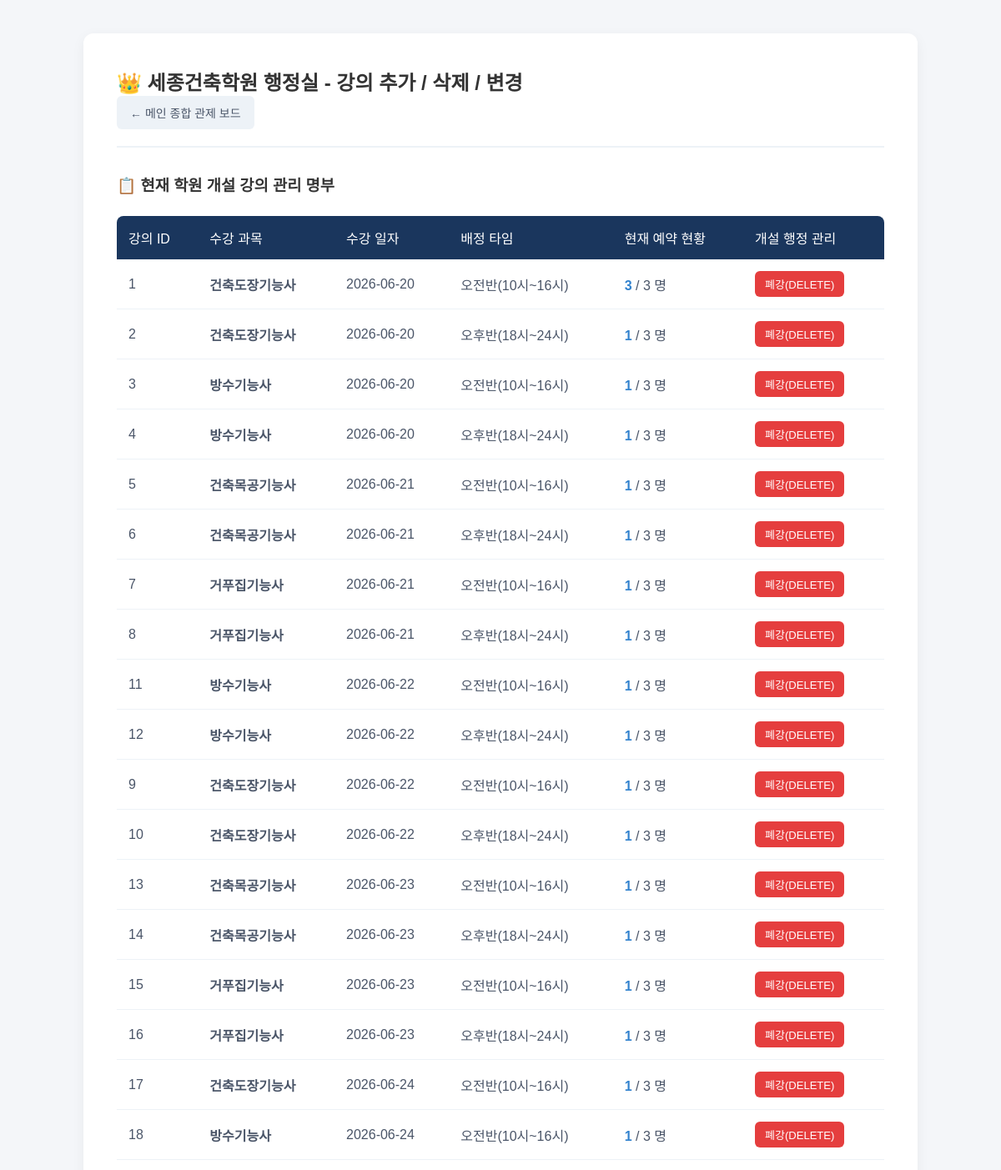
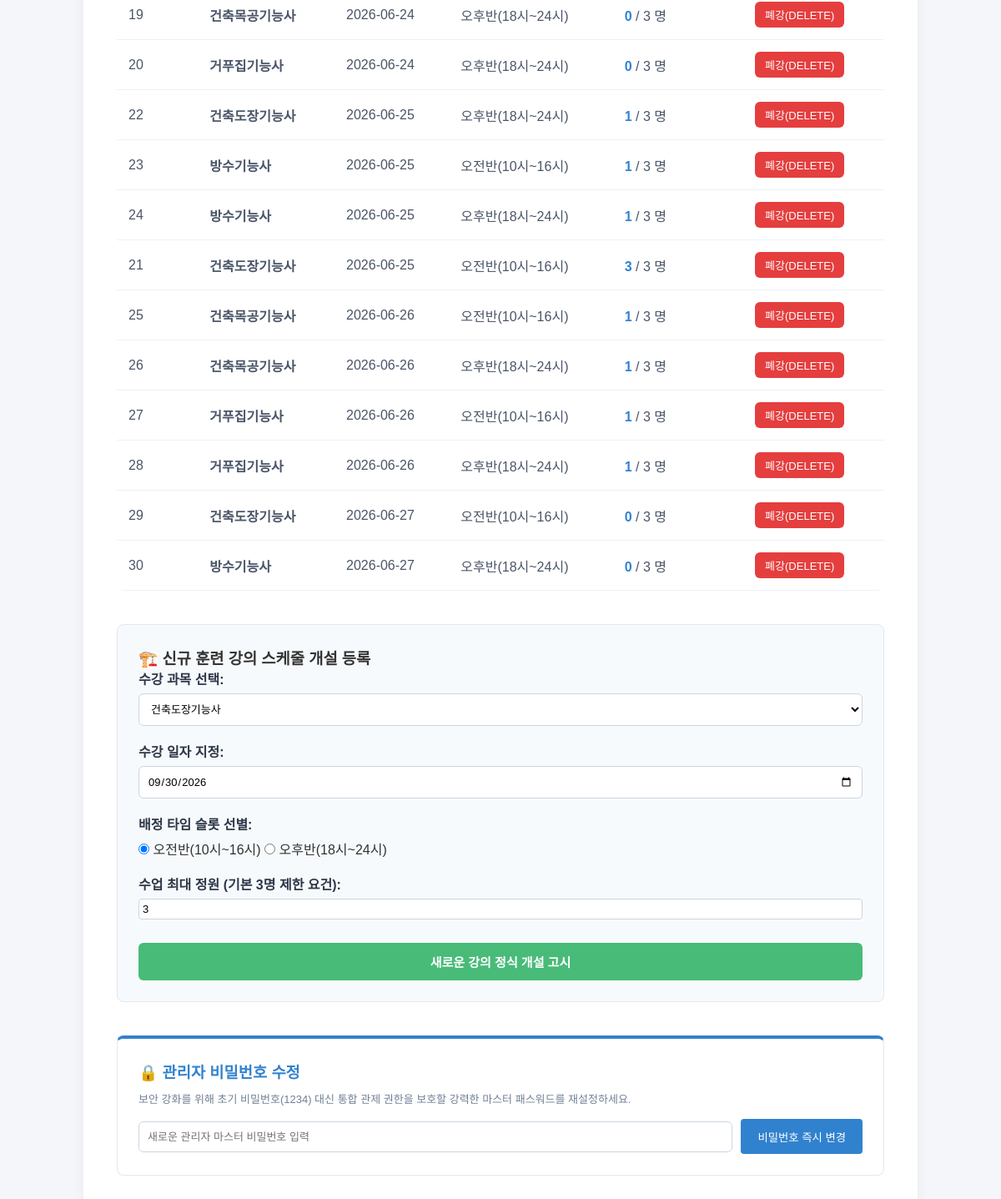
The page /admin_page.php (signed in) on the database its author committed (2 pictures, top to bottom).
### tables this page shows
CREATE TABLE `classes` (
  `class_id` int(11) NOT NULL AUTO_INCREMENT,
  `subject_name` enum('건축도장기능사','방수기능사','건축목공기능사','거푸집기능사') NOT NULL,
  `class_date` date NOT NULL,
  `time_slot` enum('오전반(10시~16시)','오후반(18시~24시)') NOT NULL,
  `max_students` int(11) DEFAULT '3',
  PRIMARY KEY (`class_id`)
);

### admin_page.php (the view, shortened to what this page needs)
<?php
include './db_connect.php';
?>
<!DOCTYPE html>
<html lang="ko">
<head>
    <link rel="stylesheet" href="css/style.css">
</head>
<body>
    <div class="container">
        <header>
            <h2>👑 세종건축학원 행정실 - 강의 추가 / 삭제 / 변경</h2>
            <p><a href="./index.php" class="btn">← 메인 종합 관제 보드</a></p>
        </header>
        <h3>📋 현재 학원 개설 강의 관리 명부</h3>
        <table class="styled-table">
            <thead>
                <tr><th>강의 ID</th><th>수강 과목</th><th>수강 일자</th><th>배정 타임</th><th>현재 예약 현황</th><th>개설 행정 관리</th></tr>
            </thead>
            <tbody>
                <?php
                $q = "SELECT c.*, COUNT(r.res_id) AS app_cnt FROM classes c LEFT JOIN reservations r ON c.class_id = r.class_id GROUP BY c.class_id ORDER BY c.class_date ASC";
                $res = mysqli_query($conn, $q);
                while($row = mysqli_fetch_assoc($res)) {
                    echo "<tr>
                        <td>{$row['class_id']}</td>
                        <td><b>{$row['subject_name']}</b></td>
                        <td>{$row['class_date']}</td>
                        <td>{$row['time_slot']}</td>
                        <td><span class='count-highlight'>{$row['app_cnt']}</span> / {$row['max_students']} 명</td>
                        <td>
                            <a href='./admin_page.php?action=delete_class&class_id={$row['class_id']}' class='btn-delete' onclick='return confirm(\"이 강의를 폐강 처리하겠습니까? 관련 예약 내역이 함께 연동 삭제됩니다.\");'>폐강(DELETE)</a>
                        </td>
                    </tr>";
                }
                ?>
            </tbody>
        </table>
        <div class="form-box" style="margin-top:40px; background:#f7fafc; border:1px solid #e2e8f0; padding:25px; border-radius:8px;">
            <h3>🏗️ 신규 훈련 강의 스케줄 개설 등록</h3>
            <form action="./admin_page.php" method="POST">
                <div class="form-group">
                    <label>수강 과목 선택:</label>
                    <select name="subject_name" required class="input-table" style="width:100%;">
                        <option value="건축도장기능사">건축도장기능사</option>
                    </select>
                </div>
                <div class="form-group">
                    <label>수강 일자 지정:</label>
                    <input type="date" name="class_date" value="<?php echo date('Y-m-d'); ?>" required class="input-table" style="width:100%;">
                </div>
                <div class="form-group">
                    <label>배정 타임 슬롯 선별:</label>
                    <input type="radio" name="time_slot" value="오전반(10시~16시)" checked> 오전반(10시~16시)
                    <input type="radio" name="time_slot" value="오후반(18시~24시)"> 오후반(18시~24시)
                </div>
                <div class="form-group">
                    <label>수업 최대 정원 (기본 3명 제한 요건):</label>
                    <input type="number" name="max_students" value="3" min="1" max="10" required class="input-table" style="width:100%;">
                </div>
                <button type="submit" class="btn-submit" style="background:#48bb78; margin-top:10px;">새로운 강의 정식 개설 고시</button>
            </form>
        </div>
        <div class="form-box" style="margin-top:40px; background:#fff; border:1px solid #e2e8f0; padding:25px; border-radius:8px; border-top: 4px solid #3182ce;">
            <h3 style="color:#3182ce; margin-bottom:10px;">🔒 관리자 비밀번호 수정</h3>
            <p style="color:#718096; font-size:13px; margin-bottom:15px;">보안 강화를 위해 초기 비밀번호(1234) 대신 통합 관제 권한을 보호할 강력한 마스터 패스워드를 재설정하세요.</p>
            <form action="./update_admin_pwd.php" method="POST" style="display: flex; gap: 10px; align-items: center;">
                <div style="flex: 1;">
                    <input type="password" name="new_pwd" placeholder="새로운 관리자 마스터 비밀번호 입력" required class="input-table" style="width:100%; margin-bottom:0;">
                </div>
                <button type="submit" class="btn-update" style="background:#3182ce; height: 42px; white-space: nowrap; color:white; border:none; border-radius:4px; cursor:pointer; padding:0 20px; font-weight:500;">비밀번호 즉시 변경</button>
            </form>
        </div>
    </div>
</body>
</html>

### style.css (style rules this page uses)
* { margin: 0; padding: 0; box-sizing: border-box; font-family: 'Noto Sans KR', sans-serif; }
body { background-color: #f4f6f9; color: #333; padding: 40px 20px; }
.container { max-width: 1000px; margin: 0 auto; background: #ffffff; padding: 40px; border-radius: 12px; box-shadow: 0 4px 16px rgba(0,0,0,0.05); }
header { margin-bottom: 30px; border-bottom: 2px solid #edf2f7; padding-bottom: 20px; }
.styled-table { width: 100%; border-collapse: collapse; margin: 25px 0; border-radius: 8px; overflow: hidden; }
.styled-table th { background-color: #1a365d; color: white; padding: 14px; font-weight: 500; text-align: left; }
.styled-table td { padding: 14px; border-bottom: 1px solid #edf2f7; color: #4a5568; }
.btn, .btn-apply, .btn-delete, .btn-s { text-decoration: none; border-radius: 6px; border: none; cursor: pointer; display: inline-block; font-weight: 500; }
.btn { padding: 10px 16px; background: #edf2f7; color: #4a5568; font-size: 14px; }
.btn-delete { padding: 6px 12px; background: #e53e3e; color: white; font-size: 13px; }
.btn-update { padding: 6px 12px; background: #319795; color: white; border: none; border-radius: 6px; cursor: pointer; }
.count-highlight { color: #3182ce; font-weight: bold; }
.form-box { margin-top: 20px; }
.form-group { margin-bottom: 18px; }
.form-group label { display: block; font-weight: 600; margin-bottom: 6px; color: #2d3748; }
.form-box input[type="text"], .form-box input[type="password"], .form-box input[type="date"], .form-box select, .form-box textarea { width: 100%; padding: 10px; border: 1px solid #cbd5e0; border-radius: 6px; background: #fff; }
.btn-submit { width: 100%; padding: 12px; background: #1a365d; color: white; font-size: 15px; font-weight: 600; border: none; border-radius: 6px; cursor: pointer; }
.input-table { padding: 4px; border: 1px solid #cbd5e0; border-radius: 4px; font-size: 13px; }

### rows shown on the page
classes: class_id "1", subject_name "건축도장기능사", class_date "2026-06-20", time_slot "오전반(10시~16시)", app_cnt "3", max_students "3"
classes: class_id "2", subject_name "건축도장기능사", class_date "2026-06-20", time_slot "오후반(18시~24시)", app_cnt "1", max_students "3"
classes: class_id "3", subject_name "방수기능사", class_date "2026-06-20", time_slot "오전반(10시~16시)", app_cnt "1", max_students "3"
classes: class_id "4", subject_name "방수기능사", class_date "2026-06-20", time_slot "오후반(18시~24시)", app_cnt "1", max_students "3"
classes: class_id "5", subject_name "건축목공기능사", class_date "2026-06-21", time_slot "오전반(10시~16시)", app_cnt "1", max_students "3"
classes: class_id "6", subject_name "건축목공기능사", class_date "2026-06-21", time_slot "오후반(18시~24시)", app_cnt "1", max_students "3"
classes: class_id "7", subject_name "거푸집기능사", class_date "2026-06-21", time_slot "오전반(10시~16시)", app_cnt "1", max_students "3"
classes: class_id "8", subject_name "거푸집기능사", class_date "2026-06-21", time_slot "오후반(18시~24시)", app_cnt "1", max_students "3"
classes: class_id "11", subject_name "방수기능사", class_date "2026-06-22", time_slot "오전반(10시~16시)", app_cnt "1", max_students "3"
classes: class_id "12", subject_name "방수기능사", class_date "2026-06-22", time_slot "오후반(18시~24시)", app_cnt "1", max_students "3"
classes: class_id "9", subject_name "건축도장기능사", class_date "2026-06-22", time_slot "오전반(10시~16시)", app_cnt "1", max_students "3"
classes: class_id "10", subject_name "건축도장기능사", class_date "2026-06-22", time_slot "오후반(18시~24시)", app_cnt "1", max_students "3"
classes: class_id "13", subject_name "건축목공기능사", class_date "2026-06-23", time_slot "오전반(10시~16시)", app_cnt "1", max_students "3"
classes: class_id "14", subject_name "건축목공기능사", class_date "2026-06-23", time_slot "오후반(18시~24시)", app_cnt "1", max_students "3"
classes: class_id "15", subject_name "거푸집기능사", class_date "2026-06-23", time_slot "오전반(10시~16시)", app_cnt "1", max_students "3"
classes: class_id "16", subject_name "거푸집기능사", class_date "2026-06-23", time_slot "오후반(18시~24시)", app_cnt "1", max_students "3"
classes: class_id "17", subject_name "건축도장기능사", class_date "2026-06-24", time_slot "오전반(10시~16시)", app_cnt "1", max_students "3"
classes: class_id "18", subject_name "방수기능사", class_date "2026-06-24", time_slot "오전반(10시~16시)", app_cnt "1", max_students "3"
classes: class_id "19", subject_name "건축목공기능사", class_date "2026-06-24", time_slot "오후반(18시~24시)", app_cnt "0", max_students "3"
classes: class_id "20", subject_name "거푸집기능사", class_date "2026-06-24", time_slot "오후반(18시~24시)", app_cnt "0", max_students "3"
classes: class_id "22", subject_name "건축도장기능사", class_date "2026-06-25", time_slot "오후반(18시~24시)", app_cnt "1", max_students "3"
classes: class_id "23", subject_name "방수기능사", class_date "2026-06-25", time_slot "오전반(10시~16시)", app_cnt "1", max_students "3"
classes: class_id "24", subject_name "방수기능사", class_date "2026-06-25", time_slot "오후반(18시~24시)", app_cnt "1", max_students "3"
classes: class_id "21", subject_name "건축도장기능사", class_date "2026-06-25", time_slot "오전반(10시~16시)", app_cnt "3", max_students "3"
classes: class_id "25", subject_name "건축목공기능사", class_date "2026-06-26", time_slot "오전반(10시~16시)", app_cnt "1", max_students "3"
classes: class_id "26", subject_name "건축목공기능사", class_date "2026-06-26", time_slot "오후반(18시~24시)", app_cnt "1", max_students "3"
classes: class_id "27", subject_name "거푸집기능사", class_date "2026-06-26", time_slot "오전반(10시~16시)", app_cnt "1", max_students "3"
classes: class_id "28", subject_name "거푸집기능사", class_date "2026-06-26", time_slot "오후반(18시~24시)", app_cnt "1", max_students "3"
classes: class_id "29", subject_name "건축도장기능사", class_date "2026-06-27", time_slot "오전반(10시~16시)", app_cnt "0", max_students "3"
classes: class_id "30", subject_name "방수기능사", class_date "2026-06-27", time_slot "오후반(18시~24시)", app_cnt "0", max_students "3"
